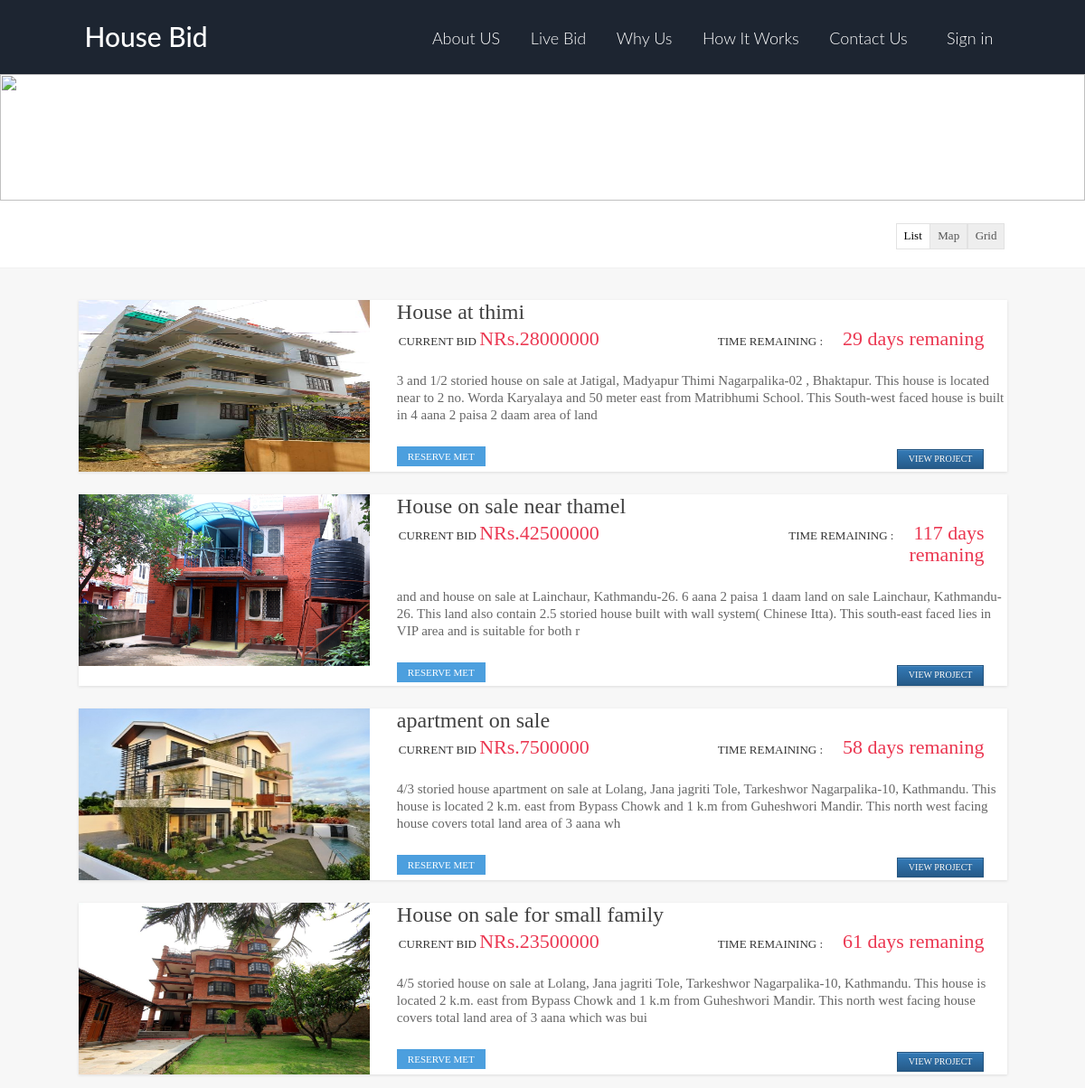
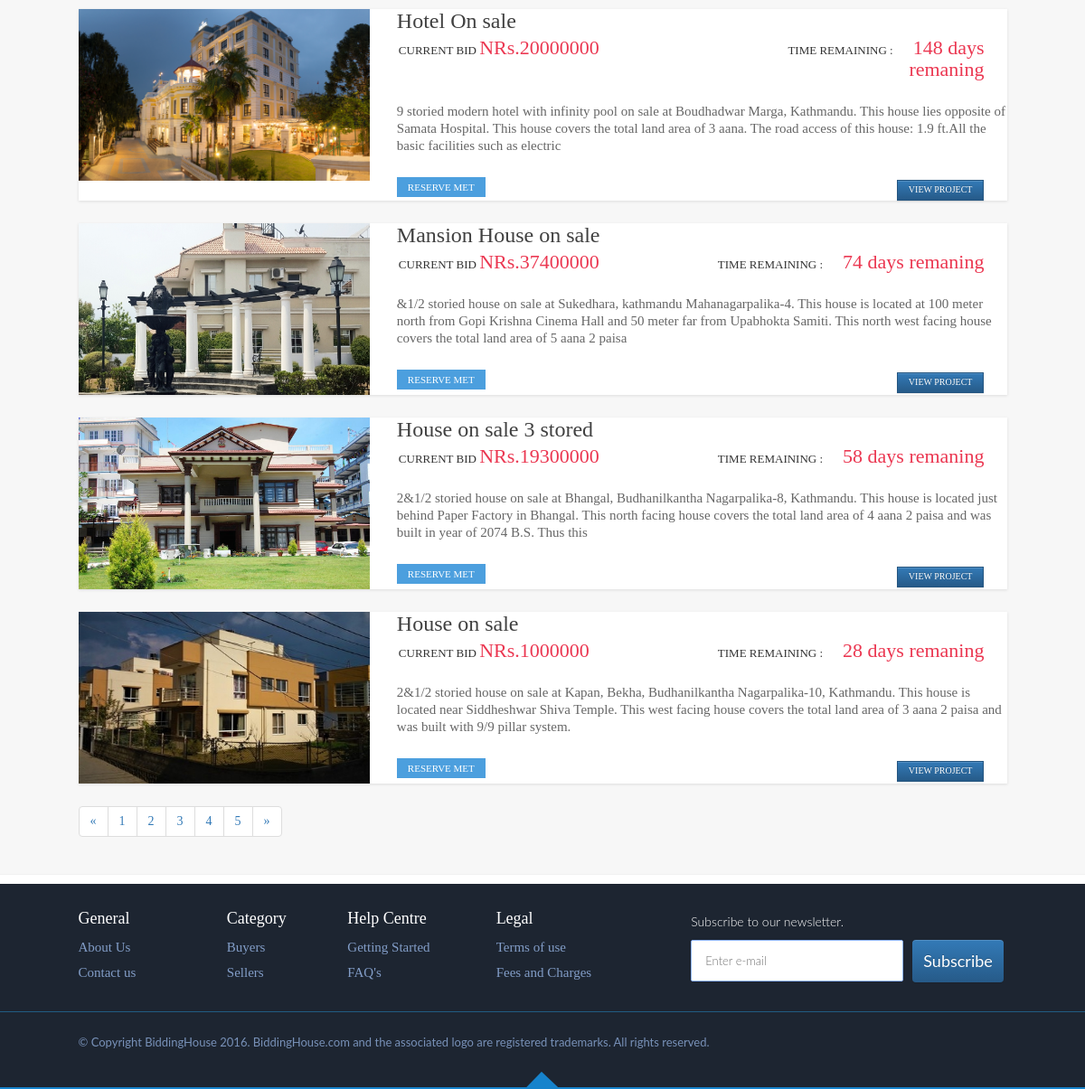
/auction_page.php, run on the app's committed database (2 pictures, top to bottom).
### tables this page shows
CREATE TABLE `auctions_post` (
  `post_id` int(10) NOT NULL,
  `post_title` varchar(255) NOT NULL,
  `post_date` date NOT NULL,
  `bid_end_date` date NOT NULL,
  `post_location` varchar(30) NOT NULL,
  `post_image` text NOT NULL,
  `post_tags` int(12) NOT NULL,
  `post_content` varchar(255) NOT NULL,
  `video_link` varchar(255) NOT NULL,
  `map_link` varchar(255) NOT NULL,
  `virtual_tour_link` varchar(255) NOT NULL,
  `threshold_bid` int(20) NOT NULL,
  `post_status` varchar(15) NOT NULL,
  `post_approve_unapp` varchar(255) NOT NULL
);

### auction_page.php (the view, shortened to what this page needs)
<?php include "include/header.php" ?>
<link rel="stylesheet" href="style.css">
<section id="inner-banne">
  <img src="images_lat/banner/property_search_header_3.jpg"  height="140" alt="" title="" />
</section>
  <div class="mid-part">
    <section>
      <div class="about-sec inner-pages">
        <div class="container">
          <div class="row select-sec">
            <div class="summary-and-sort clear">
              <div class="col-md-8">
              </div>
              <div class="col-md-4">
                <ul class="nav nav-tabs text-right" role="tablist">
                  <li role="presentation" class="active"><a href="#list" aria-controls="list" role="tab" data-toggle="tab"><i class="fa fa-th-list"></i> List</a></li>
                  <li role="presentation"><a href="#map" aria-controls="map" role="tab" data-toggle="tab"><i class="fa fa-map-marker"></i> Map</a></li>
                  <li role="presentation"><a href="#grid" aria-controls="grid" role="tab" data-toggle="tab"><i class="fa fa-th"></i> Grid</a></li>
                </ul>
              </div>
            </div>
          </div>
        </div>
      </div>
    </section>
    <section>
      <div class="about-sec how-work">
        <div class="container">
          <div class="tab-content">
            <div role="tabpanel" class="tab-pane fade in active" id="list">
             <?php
  $query="SELECT * FROM auctions_post WHERE post_approve_unapp='approve'ORDER BY post_id desc";
  $select_all_post_query=mysqli_query($link,$query);
  while($row=mysqli_fetch_assoc($select_all_post_query)){
    $post_title=$row['post_title'];
    $post_date=$row['post_date'];
    $bid_end_date=$row['bid_end_date'];
    $post_image=$row['post_image'];
    $post_content=$row['post_content'];
    $threshold_bid=$row['threshold_bid'];
  $post_id=$row['post_id'];
?>
              <ul class="properties_list">
                <li>
                  <div class="row">
                    <div class="col-md-4"><a class="image" href=""><img src="images/<?php echo $post_image;?>" width="320" height="190"></a></div>
                    <div class="col-md-8">
                      <h3><a href="bidding_house.php?id=<?php echo $post_id ?>" role=""><?php echo $post_title ?></a></h3>
                      <div class="row">
                        <div class="col-xs-6">
                          <h4 class="price"><span><i class="fa fa-gavel"></i> Current Bid </span>   NRs.<?php echo $threshold_bid ?> </h4>
                        </div>
                        <div class="col-xs-6 text-right">
                          <h4 class="status"><span><i class="fa fa-clock-o"></i> Time Remaining :</span> &nbsp&nbsp
             <?php
              $now = strtotime("$post_date");
              $your_date = strtotime("$bid_end_date");
              $datediff =$your_date-$now;
              echo round($datediff / (60 * 60 * 24))." days remaning";
               ?></h4>
                        </div>
                        <div class="clearfix"></div>
                        <div class="col-xs-12">
                          <div class="features new_d"> <p> <?php echo $post_content ?></p> </div>
                          <a class="btn btn-primary"  href='<?php echo "bidding_house.php?id=".$post_id; ?>'>View Project</a> </div>
                        <div class="reserv_btn"><span>RESERVE MET</span> <i class="fa fa-eye"></i></div>
                      </div>
                    </div>
                  </div>
                </li>
                <?php
  }
  ?>
              </ul>
              <nav>
                <ul class="pagination">
                  <li><a href="#" aria-label="Previous"><span aria-hidden="true">«</span></a></li>
                  <li><a href="#">1</a></li>
                  <li><a href="#">2</a></li>
                  <li><a href="#">3</a></li>
                  <li><a href="#">4</a></li>
                  <li><a href="#">5</a></li>
                  <li><a href="#" aria-label="Next"><span aria-hidden="true">»</span></a></li>
                </ul>
              </nav>
            </div>
          </div>
        </div>
      </div>
    </section>
    </div>
<?php include "include/footer.php" ?>

### include/header.php (shortened to what this page needs)
<!DOCTYPE html>
<html lang="en">
<link href="css_lat/bootstrap.css" rel="stylesheet" type="text/css" />
<link href="css_lat/bootstrap-theme.css" rel="stylesheet" type="text/css" />
<link href="css_lat/style.css" rel="stylesheet" type="text/css" />
     <link rel="stylesheet" href="sweetalert2/dist/sweetalert2.min.css">
</head>
<body>
<header id="top_header" class="">
<div class="container main-header">
  <div class="header-top">
    <div class="row">
      <div class="col-lg-2 col-md-2 col-sm-2 col-xs-12">
        <div class="brand-logo"><a href="./index.php"><h1 style="color:#FFF"> House Bid </h1></div>
      </div>
      <div class="col-lg-10 col-md-10 col-sm-10 col-xs-12">
        <div class="sidebarMenu" id="menu">
          <ul id="toggleNav">
            <li><a href="aboutus.php">About US</a></li>
            <li><a href="./auction_page.php">Live Bid</a></li>
            <li><a href="why_us.php">Why Us</a></li>
            <li><a href="how-it-works.php">How It Works</a></li>
            <li><a href="Contact.php">Contact Us</a></li>
            <li><a href="./login.php"><i class="fa fa-lock"></i>&nbsp; Sign in</a></li>
            <br>
            <br>
          </ul>
        </div>
      </div>
    </div>
  </div>
</div>
</header>

### include/footer.php (shortened to what this page needs)
<footer>
    <div class="container">
        <div class="footer-nav">
            <ul class="wow fadeInUp" data-wow-duration=".4s" data-wow-delay=".8s">
                <li class="head footer_li"><a href="javascript:void(0);">General <span class="expand-new"><i class="fa parent-plus fa-plus"></i></span></a>
                    <ul id="fot-dropdown" class="ul_main ul_1" data="error/404.html">
                        <li><a href="aboutus.php">About Us</a></li>
                        <li><a href="contact.php">Contact us</a></li>
                    </ul>
                </li>
            </ul>
            <ul class="wow fadeInUp" data-wow-duration=".4s" data-wow-delay=".8s">
                <li class="head footer_li"><a href="javascript:void(0);">Category <span class="expand-new"><i class="fa parent-plus fa-plus"></i></span></a>
                    <ul id="fot-dropdown" class="ul_main ul_1" data="error/404.html">
                        <li><a href="buyers.php">Buyers</a></li>
                        <li><a href="sellers.php">Sellers</a></li>
                    </ul>
                </li>
            </ul>
            <ul class="wow fadeInUp" data-wow-duration=".4s" data-wow-delay=".8s">
                <li class="head footer_li"><a href="javascript:void(0);">Help Centre<span class="expand-new"><i class="fa parent-plus fa-plus"></i></span></a>
                    <ul id="fot-dropdown" class="ul_main ul_4" data="error/404.html">
                        <li><a href="getting-started.php">Getting Started</a></li>
                        <li><a href="faqs.php">FAQ's</a></li>
                    </ul>
                </li>
</ul>
            <ul class="wow fadeInUp" data-wow-duration=".4s" data-wow-delay=".8s">
                <li class="head footer_li"><a href="javascript:void(0);">Legal <span class="expand-new"><i class="fa parent-plus fa-plus"></i></span></a>
                    <ul id="fot-dropdown" class="ul_main ul_6" data="error/404.html">
                       <li><a href="terms-of-use.php">Terms of use</a></li>
                        <li><a href="#">Fees and Charges</a></li>
                    </ul>
                </li>
            </ul>
<ul class="wow fadeInUp" data-wow-duration=".4s" data-wow-delay=".8s">
                <li >
                    <ul id="fot-dropdown"  data="error/404.html">
                        <li>
                           Subscribe to our newsletter.
                        </li>
                        <li>
                            <form method="post" >
                                <input type="text" placeholder="Enter e-mail" name="newsletter_email" required/>
                                <button type="submit" class="btn btn-primary" name="Subscribe" > Subscribe</button>
                            </form>
                        </li>
                    </ul>
                </li>
            </ul>
        </div>
    </div>
    <div class="footer-social-copyRight">
        <div class="container">
            <div class="copyRight wow fadeInLeft"><span>&copy; Copyright</span> BiddingHouse 2016. BiddingHouse.com and the associated logo are registered trademarks. All rights reserved.</div>
        </div>
    </div>
    <div class="footer-bot"><a href="javascript:void(0)">
        <img src="images_lat/icons/fot-up-arrow.png" /></a></div>
</footer>

### style.css (style rules this page uses)
html { height:100%; }
body { font-family:"ubuntu-r-webfont"; color:#000; font-weight:400; height:100%; margin:0; font-size:14px; }
a, a:hover, a:focus { text-decoration:none; outline:0 !important; }
ul { padding-left:0; list-style-type:none; }
.banner-content form button, .properties_list li .btn, .properties_list li h4 span, .contact-form form .btn { text-transform:uppercase; }
a, button, .contact-sec a, a { outline:0 !important; }
.about-sec, .cms_sec, .step-inner h4, header .navbar ul.navbar-right li a, .properties_list li .address a, .properties_list li h4 span, #myform .form-group input { font-family:"ubuntu-r-webfont"; }
.about-sec h1, .more_link a, .feature_list .owl-slider .item a.ttl, .bg_with_FF li, .footer-nav ul li a, .social ul li a, .social h4, .sell_page .cols a, .contact-form form .btn, .advance_search .btn-danger, .form-page .social-buttons p, table.footable strong, form label, .reserv_btn em, .new_head ul li.active a, .message_menu li a:hover span, .message_menu li.active a span { font-family:"ubuntu-m-webfont"; }
.step-inner p, .feature_list .owl-slider .item p, p.btm_txt, .features span, .contact-form p, .contact-form address, .properties_list li p, .sell_page .cols p, .detail-info h4, .detail-info .price span, .bg_with_FF p, .tooltip-inner, .sell_effect div h4, .create_listing .checkbox label, .close_auction .reserv_btn em i, .detail-info .reserv_btn em i, .detail-info h4 span.cls_time em { font-family:"ubuntu-l-webfont"; }
b, strong, .bg_with_FF label, .bg_with_FF p b, .bg_with_FF p strong, .banner-content form button, .properties_list li h4, .detail-info .price, #myform .btn, .area_lbl, .why_propertbid p, .form-page table.footable th, .detail-info h4 span.cls_time { font-family:"ubuntu-b-webfont"; }
p.btm_txt, .properties_list li h4 span { font-size:13px; }
.footer-nav ul li a, .social ul li a, .social h4, .area_lbl { font-size:16px; }
.step-inner p, .feature_list .owl-slider .item p, .features span, .properties_list li h4 span { color:#333; }
.mid-part { padding-bottom:10px; }
.about-sec { padding:35px 0px; }
.how-work { background:#f7f7f7; border-top:1px solid #f1f1f1; border-bottom:1px solid #f1f1f1; }
.inner-pages { padding:25px 0 20px; }
.inner-pages .select-sec .nav-tabs>li { float: none; display: inline-block; margin: 0px 0 0 -6px; border-radius: 0; }
.inner-pages .select-sec .nav-tabs>li a, .inner-pages .select-sec .nav-tabs { border:none; }
.inner-pages .select-sec .nav-tabs>li a, .inner-pages .select-sec .nav-tabs, .select-sec .form-inline .input-group>.form-control, .select-sec .input-group-addon { border-radius:0; box-shadow:none; }
.inner-pages .select-sec .nav-tabs>li a { font-size:13px; padding:4px 8px; color:#555; background:#EEE; border:1px solid #e2e2e2; }
.inner-pages .select-sec .nav-tabs>li a, .properties_list li:hover .btn { -webkit-transition: all .2s ease-in; -moz-transition: all .2s ease-in; -o-transition: all .2s ease-in; transition: all .2s ease-in; }
.inner-pages .select-sec .nav-tabs>li.active a, .inner-pages .select-sec .nav-tabs>li a:hover, .inner-pages .select-sec .nav-tabs>li.active a { background: #fff; color: #000; }
.properties_list li, .grid_inn { background:#FFF; box-shadow:0 1px 3px #DDD; margin-bottom:25px; }
.properties_list li .image { display:block; }
.detail_tittle span i.fa, .properties_list li span .fa { color:#BBB; padding-right:2px; font-size:16px; }
.properties_list li h4.status { padding-right:25px; }
.properties_list li .image img { width:100%; }
.properties_list li h4 { margin:5px 0 15px; font-size:22px; }
.properties_list li .btn { float:right; border-radius:0; margin-right:25px; font-size:10px; margin-top:18px; padding:3px 12px; }
.reserv_btn { position:absolute; bottom:0; left:15px; }
.reserv_btn span { font-size:11px; padding:5px 12px; margin-right:10px; background:#4C9FDE; color:#FFF; vertical-align:text-top; }
.properties_list li h4 { color:#eb3751; }
.pagination { margin:0; }
img { max-width:100%; }
button,a, input { outline:none; }
@media (min-width:1200px) { .container { width: 1057px; max-width:100%; display:block; float: none; margin-left: auto; margin-right: auto; } }

### data on the page
auctions_post: post_image (picture), post_title "House at thimi", threshold_bid "28000000", $datediff / (60 * 60 * 24) "29", post_content "3 and 1/2 storied house on sale at Jatigal, Madyapur Thimi Nagarpalika-02 , Bhaktapur. This house is located near to 2 no. Worda Karyalaya and 50 meter east from Matribhumi School. This South-west faced house is built in 4 aana 2 paisa 2 daam area of land"
auctions_post: post_image (picture), post_title "House on sale near thamel", threshold_bid "42500000", $datediff / (60 * 60 * 24) "117", post_content "and and house on sale at Lainchaur, Kathmandu-26. 6 aana 2 paisa 1 daam land on sale Lainchaur, Kathmandu-26. This land also contain 2.5 storied house built with wall system( Chinese Itta). This south-east faced lies in VIP area and is suitable for both r"
auctions_post: post_image (picture), post_title "apartment on sale", threshold_bid "7500000", $datediff / (60 * 60 * 24) "58", post_content "4/3 storied house apartment on sale at Lolang, Jana jagriti Tole, Tarkeshwor Nagarpalika-10, Kathmandu. This house is located 2 k.m. east from Bypass Chowk and 1 k.m from Guheshwori Mandir. This north west facing house covers total land area of 3 aana wh"
auctions_post: post_image (picture), post_title "House on sale for small family", threshold_bid "23500000", $datediff / (60 * 60 * 24) "61", post_content "4/5 storied house on sale at Lolang, Jana jagriti Tole, Tarkeshwor Nagarpalika-10, Kathmandu. This house is located 2 k.m. east from Bypass Chowk and 1 k.m from Guheshwori Mandir. This north west facing house covers total land area of 3 aana which was bui"
auctions_post: post_image (picture), post_title "Hotel On sale", threshold_bid "20000000", $datediff / (60 * 60 * 24) "148", post_content "9 storied modern hotel with infinity pool on sale at Boudhadwar Marga, Kathmandu. This house lies opposite of Samata Hospital. This house covers the total land area of 3 aana. The road access of this house: 1.9 ft.All the basic facilities such as electric"
auctions_post: post_image (picture), post_title "Mansion House on sale", threshold_bid "37400000", $datediff / (60 * 60 * 24) "74", post_content "&1/2 storied house on sale at Sukedhara, kathmandu Mahanagarpalika-4. This house is located at 100 meter north from Gopi Krishna Cinema Hall and 50 meter far from Upabhokta Samiti. This north west facing house covers the total land area of 5 aana 2 paisa"
auctions_post: post_image (picture), post_title "House on sale 3 stored", threshold_bid "19300000", $datediff / (60 * 60 * 24) "58", post_content "2&1/2 storied house on sale at Bhangal, Budhanilkantha Nagarpalika-8, Kathmandu. This house is located just behind Paper Factory in Bhangal. This north facing house covers the total land area of 4 aana 2 paisa and was built in year of 2074 B.S. Thus this"
auctions_post: post_image (picture), post_title "House on sale", threshold_bid "1000000", $datediff / (60 * 60 * 24) "28", post_content "2&1/2 storied house on sale at Kapan, Bekha, Budhanilkantha Nagarpalika-10, Kathmandu. This house is located near Siddheshwar Shiva Temple. This west facing house covers the total land area of 3 aana 2 paisa and was built with 9/9 pillar system."
